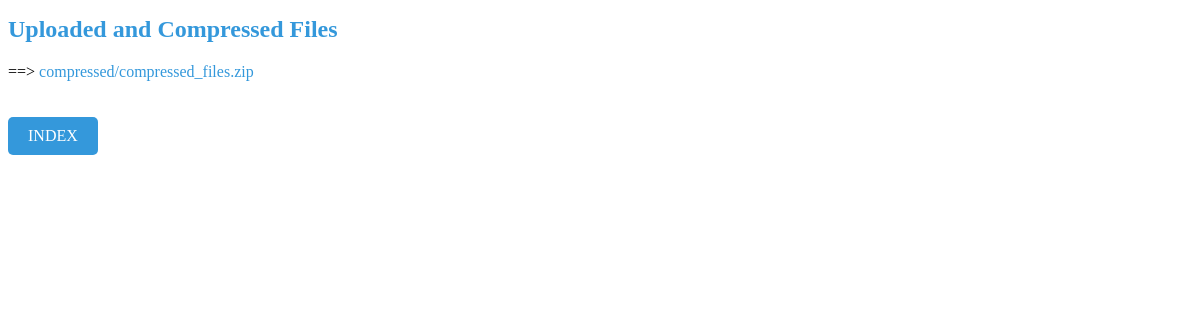
The page /files/ on the database as committed earlier.
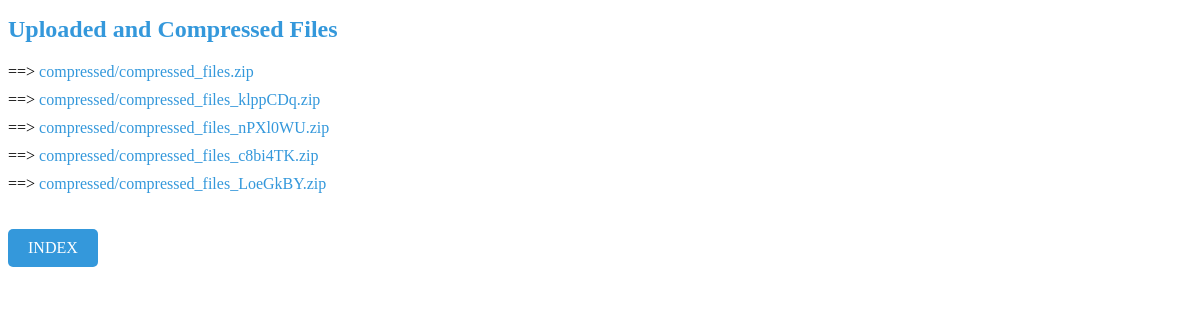
The same page on the database as committed later.
### app/models.py (models this page shows)
class CompressedFile(models.Model):
    compressed_file = models.FileField(upload_to='compressed_files/')
    password = models.CharField(max_length=100,blank=True,null=True)
    timestamp = models.DateTimeField(auto_now_add=True)

### app/views.py (the view)
# urls.py: path('files/', views.file_list, name='file_list'),
def file_list(request):
    files = CompressedFile.objects.all()
    return render(request, 'file_list.html', {'files': files})

### app/templates/file_list.html
{% extends 'base.html' %}
{% block css%} <link rel="stylesheet" type="text/css" href="/static/app/file_list.css" />{%endblock%}
{% block content %}
  <h1>Uploaded and Compressed Files</h1>
  <ul>
    {% for file in files %}
      <li>==> <a href="{{ file.compressed_file.url }}">{{ file.compressed_file }}</a></li>
    {% endfor %}
  </ul>
  <a href="{% url 'index' %}" class="button">INDEX</a>
{% endblock %}

Rows that differ between the two databases and show on the page:
added CompressedFile: compressed_file "compressed/compressed_files_klppCDq.zip"
added CompressedFile: compressed_file "compressed/compressed_files_nPXl0WU.zip"
added CompressedFile: compressed_file "compressed/compressed_files_c8bi4TK.zip"
added CompressedFile: compressed_file "compressed/compressed_files_LoeGkBY.zip"
